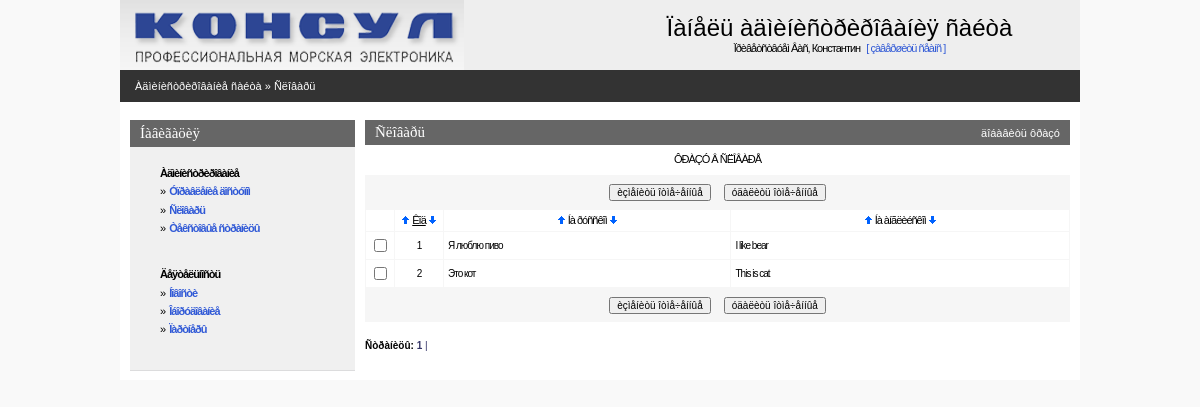
The page /admin/dict.php (signed in) on the database as committed earlier.
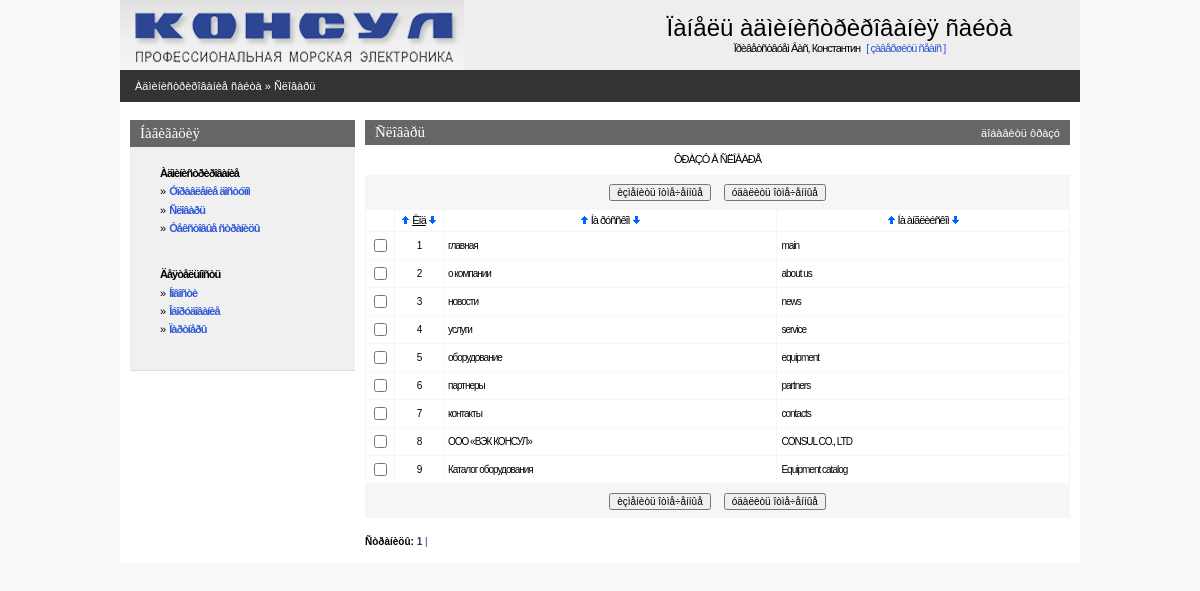
The same page on the database as committed later.
### tables this page shows
CREATE TABLE IF NOT EXISTS `consul_dict` (
  `dict_code` int(11) NOT NULL AUTO_INCREMENT,
  `dict_ru` varchar(250) NOT NULL,
  `dict_en` varchar(250) NOT NULL,
  PRIMARY KEY (`dict_code`)
);

### admin/inc/session.php (called while the page is built, shortened)
<?php
   $REGUSER["code"]=$_SESSION["REGUSER"]["code"];
   $REGUSER["name"]=$_SESSION["REGUSER"]["name"];
   $REGUSER["login"]=$_SESSION["REGUSER"]["login"];
   $REGUSER["pass"]=$_SESSION["REGUSER"]["pass"];
   $REGUSER["email"]=$_SESSION["REGUSER"]["email"];
   $REGUSER["radmin"]=$_SESSION["REGUSER"]["radmin"];
   $REGUSER["rtext"]=$_SESSION["REGUSER"]["rtext"];
   $REGUSER["rnews"]=$_SESSION["REGUSER"]["rnews"];
   $REGUSER["requipment"]=$_SESSION["REGUSER"]["requipment"];
   $REGUSER["rpartner"]=$_SESSION["REGUSER"]["rpartner"];
?>

### admin/inc/connect.php (called while the page is built, shortened)
<?php
    $PHP_SELF=$_SERVER['PHP_SELF'];
?>

### admin/inc/const.php (called while the page is built, shortened)
<?php
    $PREFFIX="consul";
?>

### admin/dict.php (the view, shortened to what this page needs)
<?php
include("inc/settings.php");
$per_page=50;
if(!($sortby)) $sortby='dict_code'; else {$sortby=explode(" ",$sortby);$sortby=$sortby[0];}
if(!isset($sortdir)) {$sortdir="";$realsortdir="ASC"; }
else if(!intval($sortdir)) {$sortdir="";$realsortdir="ASC";} else {$sortdir="1";$realsortdir="DESC";}
$mainquery="select {$PREFFIX}_dict.dict_code, dict_ru, dict_en
            from {$PREFFIX}_dict
            order by $sortby $realsortdir";
?>
<? include ("inc/head.php"); ?>
<BODY>
<center>
<div class=mainbody>
<? include("inc/top.php");?>
<table Border=0 CellSpacing=0 CellPadding=0 width=100%>
  <tr><td class=pageline>
     <div class=wmiddletext><a href="main.php">Àäìèíèñòðèðîâàíèå ñàéòà</a> &#187; <a href="dict.php">Ñëîâàðü</a></div>
  </td></tr>
</table>
<table Border=0 CellSpacing=0 CellPadding=0 class=mainbody>
 <tr valign=top>
  <td width=10></td>
  <? include("inc/leftmenu.php"); ?>
  <td width=10></td>
  <td>
<?php
echo"<form name='data' action=$PHP_SELF method=POST>";
?>
<table class=grayhead Border=0 CellSpacing=0 CellPadding=0 >
 <tr class=normaltext>
  <td ><div ><h4>Ñëîâàðü</h4></div></td>
  <td align=right class=wmiddletext><a class=submenu onclick="displayform(this,'äîáàâèòü ôðàçó')">äîáàâèòü ôðàçó</a></td>
 </tr>
</table>
<table Border=0 CellSpacing=0 class=pagebluetable CellPadding=0 >
 <tr><td class=lmenutext height=30 bgcolor=#ffffff align="center">ÔÐÀÇÓ Â ÑËÎÂÀÐÅ</td></tr>
</table>
<?php
$res=mysql_query ($mainquery) or die ("Íå ìîãó âûáðàòü ôðàçû. Îøèáêà â çàïðîñå.");
  $num_rows=mysql_num_rows($res);
  if($num_rows)
  {
      $page_quant=ceil($num_rows / $per_page);
  }
?>
<table Border=0 CellSpacing=0 class=pagebluetable CellPadding=0>
 <tr><td>
 <center>
 <table>
 <tr height=30 >
    <td><input type=button onClick=Send('U') value='èçìåíèòü îòìå÷åííûå' class=smalltext></td>
    <td width=5></td>
    <td><input type=button onClick=ConfirmSend('D') value='óäàëèòü îòìå÷åííûå'  class=smalltext></td>
 </tr>
 </table>
 </td></tr>
</table>
<table Border=0 CellSpacing=1 class=bluetable CellPadding=4 width=100%>
  <tr class=lmenutext height=20 align=center bgcolor=#ffffff>
    <td width=20>&nbsp;</td>
    <td width=40><?=SortTitle("Êîä","dict_code",$sortby,$sortdir);?></td>
    <td><?=SortTitle("Íà ðóññêîì","dict_ru",$sortby,$sortdir);?></td>
    <td><?=SortTitle("Íà àíãëèéñêîì","dict_en",$sortby,$sortdir);?></td>
<?php
  if($num_rows)
  {
      $page_quant=ceil($num_rows / $per_page);
    $start_pos=$curr_page*$per_page;
    if ($start_pos+$per_page<$num_rows) $end_pos=$start_pos+$per_page;
       else $end_pos=$num_rows;
    for ($x=$start_pos; $x<$end_pos; $x++)
    {
    list($dict_code,$dict_ru,$dict_en)=mysql_fetch_array($res);
    $checkname=$dict_code;
    echo"<tr class=edittabletext height=24 bgcolor=#ffffff>";
    echo"<TD width=20 align=center ><input type='checkbox' name=\"C#$checkname\" id=\"C#$checkname\"></TD>";
    echo"<TD class=smalltext width=40 align=center >$dict_code</TD>";
    echo"<TD class=smalltext ondblclick='change_line(\"$checkname\",\"F#$checkname#dict_ru#string\");' id=\"F#$checkname#dict_ru#string\">".Show($dict_ru)."</TD>\n";
    echo"<TD class=smalltext ondblclick='change_line(\"$checkname\",\"F#$checkname#dict_en#string\");' id=\"F#$checkname#dict_en#string\">".Show($dict_en)."</TD>\n";
    echo"</TR>\n";
    }
  }
?>
<table Border=0 CellSpacing=0 class=pagebluetable CellPadding=0 width=95%>
 <tr><td>
 <center>
 <table>
 <tr height=30 >
    <td><input type=button onClick=Send('U') value='èçìåíèòü îòìå÷åííûå' class=smalltext></td>
    <td width=5></td>
    <td><input type=button onClick=ConfirmSend('D') value='óäàëèòü îòìå÷åííûå'  class=smalltext></td>
 </tr>
 </table>
 </td></tr>
</table>
<br>
<?php
echo"<div align=left class=smalltext><b>Ñòðàíèöû:</b>  ";
for ($i=1;$i<$page_quant+1;$i++)
 {
   $y=$i-1;
   if ($curr_page==$y) {$t1="<b>";$t2="</b>";} else {$t1="";$t2="";}
   echo"<a class=blue href=$PHP_SELF?curr_page=$y&sortby=$sortby&sortdir=$sortdir>$t1 $i $t2|</a>&nbsp";
 }
echo"</div>";
?>
    <td width=10></td>
</center>
</BODY>
</HTML>

### admin/inc/head.php (shortened to what this page needs)
<HTML>
<HEAD>
   <LINK REL=stylesheet HREF="css/styles.css" TYPE="text/css">
</HEAD>

### admin/inc/top.php (shortened to what this page needs)
<table Border=0 CellSpacing=0 CellPadding=0 width=100%>
 <tr  style="padding:10px;" bgcolor=#eeeeee>
    <td><img src="../img/logo.gif" border=0></td>
    <td align=center>
       <h1>Ïàíåëü àäìèíèñòðèðîâàíèÿ ñàéòà</h1>
       <span class=lmenupart>Ïðèâåòñòâóåì Âàñ, <?=$REGUSER["name"]?> <a class=lmenupart href="index.php?op=out"> &nbsp;&nbsp;[&nbsp;çàâåðøèòü ñåàíñ&nbsp;]</a></span>
    </td>
 </tr>
</table>

### admin/inc/leftmenu.php (shortened to what this page needs)
<td class=leftpanel>
<table CellSpacing=0 CellPadding=0>
<tr><td class=bluehead><h4>Íàâèãàöèÿ</h4><td></tr>
<tr><td class=blueblock>
<div style="margin-left:20px">
<?php
if( isAllowed("radmin")||isAllowed(rtext))
{
echo"<p><div class=lmenupart><b>Àäìèíèñòðèðîâàíèå</b></div>";
if( isAllowed("radmin"))
		echo"<div class=lmenupart>&#187;&nbsp; <b><a href=\"admin.php\">Óïðàâëåíèå äîñòóïîì</a></b></div>";
if( isAllowed("rtext"))
  {
    echo"<div class=lmenupart>&#187;&nbsp; <b><a href=\"dict.php\">Ñëîâàðü</a></b></div>";
    echo"<div class=lmenupart>&#187;&nbsp; <b><a href=\"textpage.php\">Òåêñòîâûå ñòðàíèöû</a></b></div>";
  }
}
if(isAllowed(("rnews")) || (isAllowed("requipment")) || (isAllowed("rpartner")))
{
	echo "<br><p><div class=lmenupart><b>Äåÿòåëüíîñòü</b></div>";
	if (isAllowed("rnews")) echo"<div class=lmenupart>&#187;&nbsp; <b><a href=\"newspage.php\"> Íîâîñòè </a></b></div>";
	if (isAllowed("requipment")) echo"<div class=lmenupart>&#187;&nbsp; <b><a href=\"catalogpage.php\">Îáîðóäîâàíèå</a></b></div>";
	if (isAllowed("rpartner")) echo"<div class=lmenupart>&#187;&nbsp; <b><a href=\"partnerpage.php\">Ïàðòíåðû</a></b></div>";
}
?>
</div>
<br>
<td></tr>
</table>
  <td>

### admin/inc/functions.php (shortened to what this page needs)
<?php
function Show($val)
{    if (trim($val)=="") return "&nbsp"; else return $val; }
function SortTitle($title,$fieldname,$sortby,$sortdir)
{
  $baseurl=preg_replace("/&sortby=.*/i","",$_SERVER['REQUEST_URI']);
  $baseurl=preg_replace("/&sortdir=[0|1]/i","",$baseurl);
  if(!strpos($baseurl,"?")) $baseurl.="?a=1";
  if($fieldname==$sortby)
  {
       $t1="<u>";$t2="</u>";
       if($sortdir==1) $c1="border=1";else $c1="border=0";
       if($sortdir==0) $c0="border=1";else $c0="border=0";
  }
  else { $t1=$t2=""; $c1=$c0="border=0"; }
  return "<a href=\"$baseurl&sortby=$fieldname&sortdir=0\" ><img class=\"arr\" title=\"ñîðòèðîâàòü ïî âîçðàñòàíèþ\" alt=\"ñîðòèðîâàòü ïî âîçðàñòàíèþ\" src=\"graph/uarr.gif\" width=9 height=10 $c0></a>&nbsp;{$t1}$title{$t2}&nbsp;<a href=\"$baseurl&sortby=$fieldname&sortdir=1\"><img class=\"arr\" title=\"ñîðòèðîâàòü ïî óáûâàíèþ\" alt=\"ñîðòèðîâàòü ïî óáûâàíèþ\" src=\"graph/darr.gif\" width=9 height=10 $c1 ></a></div>";
}
function isAllowed($right)
{
    global $PREFFIX,$REGUSER;
    return ($REGUSER[$right]);
}
?>

### admin/css/styles.css (style rules this page uses)
body { padding:0px; margin:0px; background-color:#f9f9f9; }
a { text-decoration : none; color: #3059D6; }
img { border-color: #000000; }
.mainbody { width:960px; background-color:#ffffff; }
.pageline { height:32px; background-color:#333333; padding-left:15px; }
.grayhead { width:100%; height:25px; padding-left:10px; padding-right:10px; background-color:#666666; }
.pagebluetable { width:100%; background-color:#f6f6f6; }
.bluetable { background-color:#f6f6f6; }
.leftpanel { width:225px; font-size:8px; }
.lmenupart { text-decoration:none; letter-spacing: -1px; line-height:10pt; margin-bottom:5px; font-size:11px; font-family: Verdana,Arial,Helvetica,Sans-serif,Tahoma,Pragmatica; }
.lmenutext { text-decoration:none; letter-spacing: -1px; line-height:10pt; margin-left:10px; margin-right:10px; margin-top:3px; margin-bottom:3px; font-size:11px; font-family: Verdana,Arial,Helvetica,Sans-serif,Tahoma,Pragmatica; }
.edittabletext { color:#666666; text-decoration:none; letter-spacing: -1px; line-height:12pt; font-size:11px; font-family: Verdana,Arial,Helvetica,Sans-serif,Tahoma,Pragmatica; }
.bluehead { width:220px; height:27px; padding-left:10px; background-color:#666666; }
.blueblock { width:220px; padding:10px; background-color:#f0f0f0; border-bottom: 1px solid #DCDCDD; }
H1 { text-decoration:none; font-weight:normal; padding:0; margin:0; font-family: Arial, Verdana; font-size : 24px; }
H4 { text-decoration:none; font-weight:normal; color:#ffffff; padding:0; margin:0; font-family: Verdana; font-size : 15px; }
.submenu { cursor:hand;cursor:pointer; }
p { text-decoration:none; padding:0; margin-top:10px; margin-bottom:0px; }
.normaltext { text-decoration:none; color:#000066; font-family:Verdana, Tahoma, Arial, Helvetica, Sans-serif, Pragmatica; font-size:12px; }
.smalltext { text-decoration:none; color:#000000; font-family:Verdana, Tahoma, Arial, Helvetica, Sans-serif, Pragmatica; font-size:10px; }
.wmiddletext { text-decoration:none; color:#ffffff; font-family:Verdana, Tahoma, Arial, Helvetica, Sans-serif, Pragmatica; font-size:11px; }
.wmiddletext a { text-decoration:none; color:#ffffff; }
.blue { color: #333366; }
.arr { position:relative;top:1px; }

Rows that differ between the two databases and show on the page:
changed consul_dict id 1: dict_ru "Я люблю пиво" → "главная"; dict_en "I like bear" → "main"
changed consul_dict id 2: dict_ru "Это кот" → "о компании"; dict_en "This is cat" → "about us"
added consul_dict: dict_code "3", dict_ru "новости", dict_en "news"
added consul_dict: dict_code "4", dict_ru "услуги", dict_en "service"
added consul_dict: dict_code "5", dict_ru "оборудование", dict_en "equipment"
added consul_dict: dict_code "6", dict_ru "партнеры", dict_en "partners"
added consul_dict: dict_code "7", dict_ru "контакты", dict_en "contacts"
added consul_dict: dict_code "8", dict_ru "ООО «ВЭК КОНСУЛ»", dict_en "CONSUL CO., LTD"
added consul_dict: dict_code "9", dict_ru "Каталог оборудования", dict_en "Equipment catalog"
